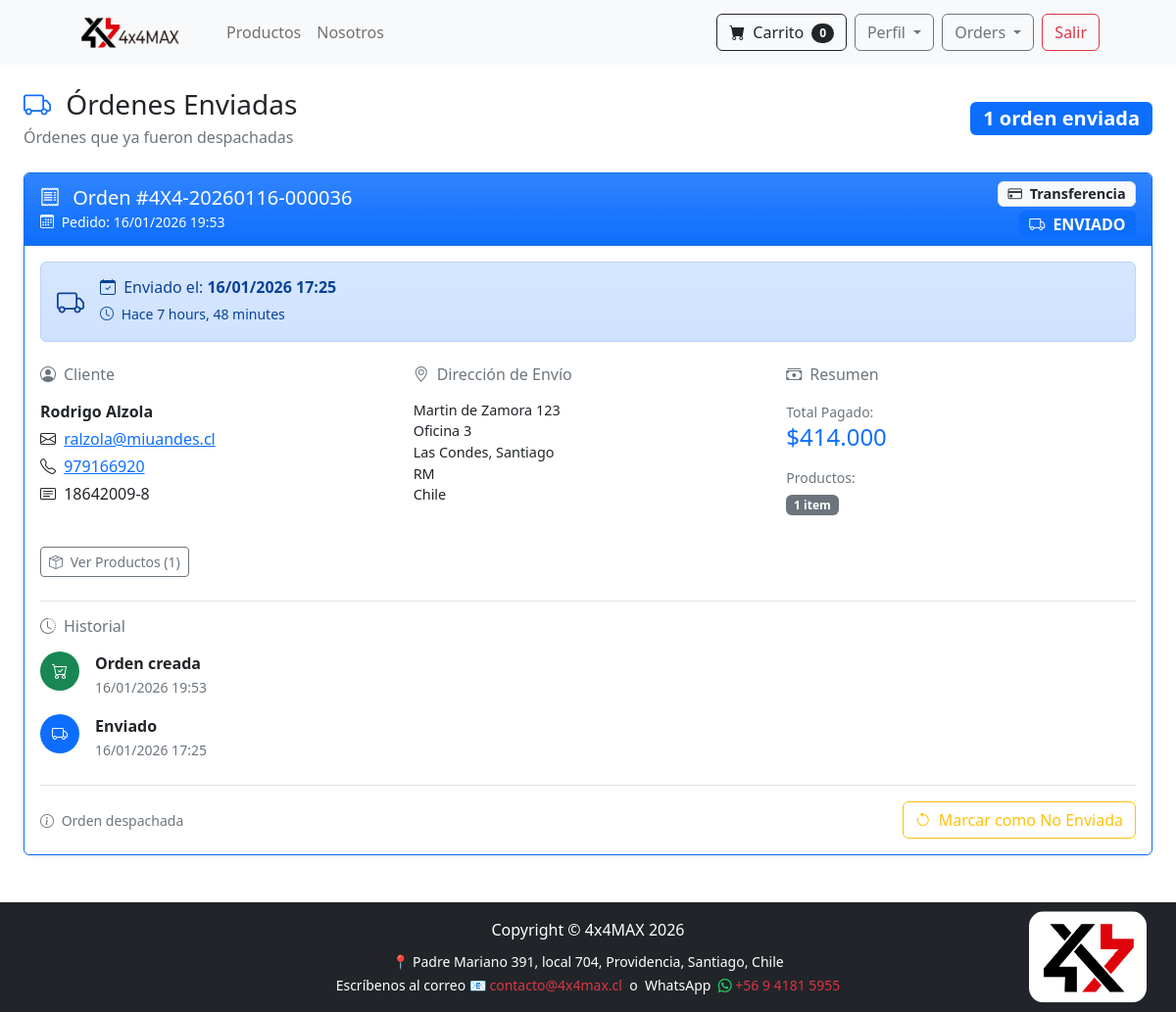
Page /payment/shipped_orders_dash (signed in) on the committed database.
### payment/models.py (models this page shows, shortened)
class Order(models.Model):
    PAYMENT_METHOD_CHOICES = [
        ('transbank', 'Transbank'),
        ('bank_transfer', 'Transferencia Bancaria'),
    ]
    ORDER_STATUS_CHOICES = [
        ('pending', 'Pendiente'),
        ('paid', 'Pagado'),
        ('shipped', 'Enviado'),
        ('completed', 'Completado'),
        ('cancelled', 'Cancelado'),
    ]
    user = models.ForeignKey(User, on_delete=models.CASCADE, null=True, blank=True)
    full_name = models.CharField(max_length=250)
    email = models.EmailField(max_length=250)
    phone = models.CharField(max_length=20)
    id_number = models.CharField(max_length=10, default='', validators=[validar_rut], help_text='Formato: 12345678-9')
    shipping_address = models.TextField(max_length=15000)
    workshop = models.ForeignKey('workshop.Workshop', on_delete=models.SET_NULL, null=True, blank=True)
    amount_pay = models.DecimalField(max_digits=10, decimal_places=2)
    date_order = models.DateTimeField(auto_now_add=True)
    shipped = models.BooleanField(default=False)
    date_shipped = models.DateTimeField(blank=True, null=True)
    has_international_items = models.BooleanField(default=False)
    buy_order = models.CharField(max_length=50, unique=True, null=True, blank=True, db_index=True)
    payment_method = models.CharField(max_length=20, choices=PAYMENT_METHOD_CHOICES, default='transbank')
    order_status = models.CharField(max_length=20, choices=ORDER_STATUS_CHOICES, default='pending')
    transaction_date = models.DateTimeField(null=True, blank=True)
    authorization_code = models.CharField(max_length=50, null=True, blank=True)
    payment_type_code = models.CharField(max_length=10, null=True, blank=True)  # VD, VN, etc.
    installments_number = models.IntegerField(null=True, blank=True)
    card_number = models.CharField(max_length=20, null=True, blank=True)  # últimos 4 dígitos
    session_id = models.CharField(max_length=100, null=True, blank=True)
    accounting_date = models.CharField(max_length=10, null=True, blank=True)
    transaction_status = models.CharField(max_length=50, null=True, blank=True)
    coupon = models.ForeignKey('Coupon', on_delete=models.SET_NULL, null=True, blank=True)
    coupon_discount = models.DecimalField(max_digits=10, decimal_places=2, default=0)
    amount_before_discount = models.DecimalField(max_digits=10, decimal_places=2, default=0)
    class Meta:
        ordering = ['-date_order']

### payment/views.py (the view, shortened to what this page needs)
# urls.py: path('shipped_orders_dash', views.shipped_orders_dash, name='shipped_orders_dash'),
def shipped_orders_dash(request):
    if request.user.is_authenticated and request.user.is_superuser:
        orders = Order.objects.filter(shipped=True).order_by('-date_shipped')
        return render(request, "payment/shipped_orders_dash.html", {'orders': orders})
    else:
        messages.error(request, "⛔ Acceso Denegado.")
        return redirect('home')

### cart/cart.py (called while the page is built)
    def __len__(self):
        return len(self.cart)

### cart/context_processor.py (called while the page is built)
def cart(request):
    return {'cart': Cart(request)}

### payment/models.py (called while the page is built)
    def get_total(self):
        return self.price * self.quantity

### store/templatetags/custom_filters.py (called while the page is built)
@register.filter
def currency_format(value):
    try:
        value = float(value)
        value = int(value)
        return f"{value:,}".replace(',', '.')
    except (ValueError, TypeError):
        return value

### payment/templates/payment/shipped_orders_dash.html (shortened to what this page needs)
{% extends 'base.html' %}
{% load custom_filters %}
{% block content %}
<div class="container-fluid px-4 py-4">
    <div class="d-flex justify-content-between align-items-center mb-4">
        <div>
            <h1 class="h3 mb-1">
                <i class="bi bi-truck text-primary me-2"></i>
                Órdenes Enviadas
            </h1>
            <p class="text-muted mb-0">Órdenes que ya fueron despachadas</p>
        </div>
        <div>
            <span class="badge bg-primary fs-5">
                {{ orders.count }} orden{{ orders.count|pluralize:"es" }} enviada{{ orders.count|pluralize:"s" }}
            </span>
        </div>
    </div>
    {% if orders %}
        <div class="row">
            {% for order in orders %}
            <div class="col-12 mb-4">
                <div class="card shadow-sm border-primary">
                    <div class="card-header bg-primary bg-gradient text-white d-flex justify-content-between align-items-center">
                        <div>
                            <h5 class="mb-0">
                                <i class="bi bi-receipt me-2"></i>
                                Orden #{{ order.buy_order }}
                            </h5>
                            <small>
                                <i class="bi bi-calendar3 me-1"></i>
                                Pedido: {{ order.date_order|date:"d/m/Y H:i" }}
                            </small>
                        </div>
                        <div class="text-end">
                            <div class="badge bg-light text-dark border mb-1" style="font-size: 0.9em;">
                                <i class="bi bi-credit-card me-1"></i>
                                {% if order.payment_method == 'transbank' %}
                                    Transbank
                                {% elif order.payment_method == 'bank_transfer' %}
                                    Transferencia
                                {% else %}
                                    Pagado
                                {% endif %}
                            </div>
                            <div>
                                <span class="badge bg-primary fs-6">
                                    <i class="bi bi-truck me-1"></i>
                                    ENVIADO
                                </span>
                            </div>
                        </div>
                    </div>
                    <div class="card-body">
                        <div class="alert alert-primary bg-gradient mb-4">
                            <div class="d-flex align-items-center">
                                <i class="bi bi-truck fs-3 me-3"></i>
                                <div>
                                    <h6 class="mb-1">
                                        <i class="bi bi-calendar-check me-1"></i>
                                        Enviado el:
                                        <strong>{{ order.date_shipped|date:"d/m/Y H:i" }}</strong>
                                    </h6>
                                    <small>
                                        <i class="bi bi-clock me-1"></i>
                                        Hace {{ order.date_shipped|timesince }}
                                    </small>
                                </div>
                            </div>
                        </div>
                        <div class="row">
                            <div class="col-md-4 mb-3">
                                <h6 class="text-muted mb-3">
                                    <i class="bi bi-person-circle me-2"></i>Cliente
                                </h6>
                                <p class="mb-1"><strong>{{ order.full_name }}</strong></p>
                                <p class="mb-1">
                                    <i class="bi bi-envelope me-1"></i>
                                    <a href="mailto:{{ order.email }}">{{ order.email }}</a>
                                </p>
                                <p class="mb-1">
                                    <i class="bi bi-telephone me-1"></i>
                                    <a href="tel:{{ order.phone }}">{{ order.phone }}</a>
                                </p>
                                <p class="mb-0">
                                    <i class="bi bi-card-text me-1"></i>
                                    {{ order.id_number }}
                                </p>
                            </div>
                            <div class="col-md-4 mb-3">
                                <h6 class="text-muted mb-3">
                                    <i class="bi bi-geo-alt me-2"></i>Dirección de Envío
                                </h6>
                                {% if order.workshop %}
                                    <div class="alert alert-info py-2 mb-2">
                                        <small>
                                            <i class="bi bi-tools me-1"></i>
                                            <strong>Taller:</strong> {{ order.workshop.name }}
                                        </small>
                                    </div>
                                    <p class="mb-0" style="font-size: 0.9em; white-space: pre-line;">{{ order.workshop.address1 }}
{{ order.workshop.commune }}, {{ order.workshop.city }}
Tel: {{ order.workshop.phone }}</p>
                                {% else %}
                                    <p class="mb-0" style="font-size: 0.9em; white-space: pre-line;">{{ order.shipping_address }}</p>
                                {% endif %}
                            </div>
                            <div class="col-md-4 mb-3">
                                <h6 class="text-muted mb-3">
                                    <i class="bi bi-cash-stack me-2"></i>Resumen
                                </h6>
                                <div class="mb-3">
                                    <small class="text-muted">Total Pagado:</small>
                                    <h4 class="mb-0 text-primary">
                                        ${{ order.amount_pay|currency_format }}
                                    </h4>
                                </div>
                                <div>
                                    <small class="text-muted d-block mb-1">Productos:</small>
                                    <span class="badge bg-secondary">
                                        {{ order.orderitem_set.count }} item{{ order.orderitem_set.count|pluralize:"s" }}
                                    </span>
                                </div>
                            </div>
                        </div>
                        <div class="mt-3">
                            <button class="btn btn-sm btn-outline-secondary" type="button" data-bs-toggle="collapse" data-bs-target="#products{{ order.id }}">
                                <i class="bi bi-box-seam me-1"></i>
                                Ver Productos ({{ order.orderitem_set.count }})
                            </button>
                        </div>
                        <div class="mt-4 pt-3 border-top">
                            <h6 class="text-muted mb-3">
                                <i class="bi bi-clock-history me-2"></i>Historial
                            </h6>
                            <div class="timeline">
                                <div class="d-flex mb-3">
                                    <div class="me-3">
                                        <div class="bg-success text-white rounded-circle d-flex align-items-center justify-content-center" style="width: 40px; height: 40px;">
                                            <i class="bi bi-cart-check"></i>
                                        </div>
                                    </div>
                                    <div>
                                        <strong>Orden creada</strong>
                                        <br>
                                        <small class="text-muted">{{ order.date_order|date:"d/m/Y H:i" }}</small>
                                    </div>
                                </div>
                                <div class="d-flex">
                                    <div class="me-3">
                                        <div class="bg-primary text-white rounded-circle d-flex align-items-center justify-content-center" style="width: 40px; height: 40px;">
                                            <i class="bi bi-truck"></i>
                                        </div>
                                    </div>
                                    <div>
                                        <strong>Enviado</strong>
                                        <br>
                                        <small class="text-muted">{{ order.date_shipped|date:"d/m/Y H:i" }}</small>
                                    </div>
                                </div>
                            </div>
                        </div>
                        <div class="mt-4 pt-3 border-top d-flex justify-content-between align-items-center">
                            <div>
                                <small class="text-muted">
                                    <i class="bi bi-info-circle me-1"></i>
                                    Orden despachada
                                </small>
                            </div>
                            <div>
                                <button type="button"
                                        class="btn btn-outline-warning"
                                        data-bs-toggle="modal"
                                        data-bs-target="#unshippedModal{{ order.id }}">
                                    <i class="bi bi-arrow-counterclockwise me-1"></i>
                                    Marcar como No Enviada
                                </button>
                            </div>
                        </div>
                    </div>
                </div>
            </div>
            {% endfor %}
        </div>
    {% endif %}
</div>
{% endblock %}

### store/templates/base.html (style rules this page uses)
html, body { height: 100%; margin: 0; }

### payment/templates/payment/shipped_orders_dash.html (style rules this page uses)
.card { transition: transform 0.2s; }

### rows in the picture
Order: buy_order "4X4-20260116-000036", date_order "16/01/2026 19:53", payment_method "Transferencia", date_shipped "16/01/2026 17:25", date_shipped "7 hours, 48 minutes", full_name "Rodrigo Alzola", email "ralzola@miuandes.cl", phone "979166920", id_number "18642009-8", shipping_address "Martin de Zamora 123 Oficina 3 Las Condes, Santiago RM Chile", amount_pay "414.000", orderitem_set.count "1"

### other values in the picture
{{ cart|length }} "0"
{{ orders.count }} "1"
